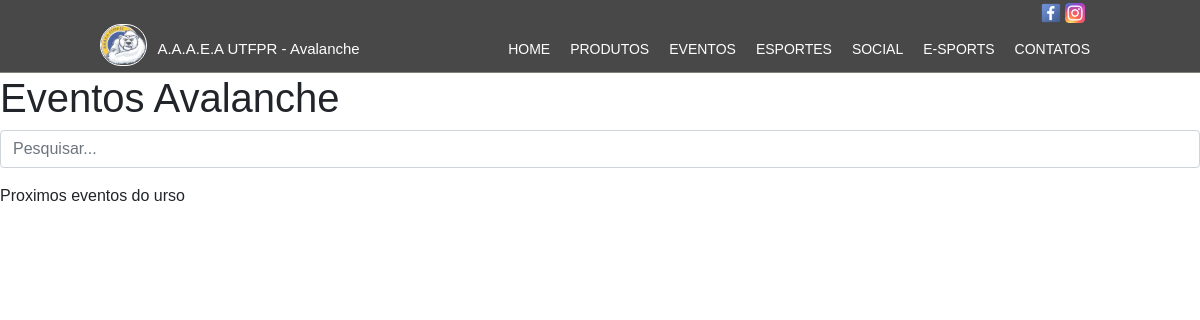
Page /Eventos/ on the earlier database version.
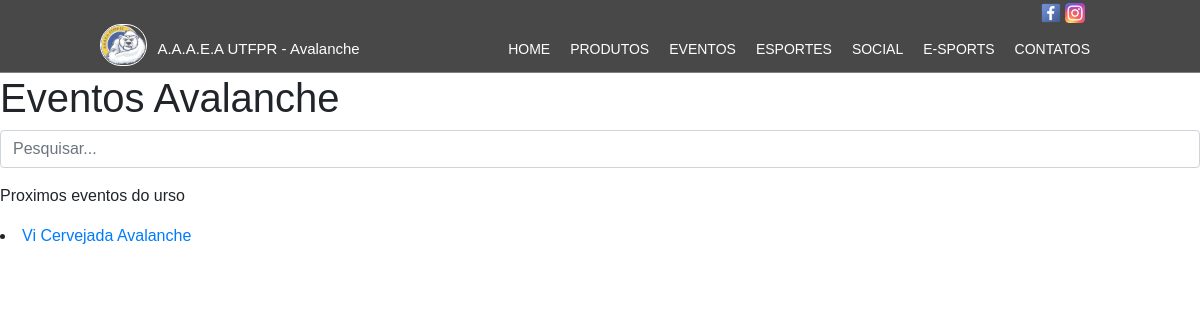
Same page on the later database version.
### Avalancheutfpr/models.py (models this page shows, shortened)
class eventos(models.Model):
    status = (('Ativo', 'Ativo'), ('Encerrado', 'Encerrado'),)
    name = models.CharField(max_length=30,null=False,blank=False,verbose_name='Nome')
    descricao = models.TextField(null=False,blank=False,verbose_name='Descrição')
    image = StdImageField(upload_to=get_file_path, null=True, blank=True)
    QRcode = StdImageField(upload_to=get_file_path,null = True, blank= True)
    slug = AutoSlugField(populate_from = 'name')
    data = models.DateField(auto_now_add=False,blank=True,null=True)
    pub_date = models.DateField(auto_now_add=True,verbose_name='Data de Publicação')
    Status = models.CharField(max_length=30, null=True, blank=True, choices=status, default='Ativo')
    class Meta:
        verbose_name = 'Evento'
        verbose_name_plural = 'Eventos'
        ordering = ['-pub_date']

### Avalancheutfpr/views.py (the view)
# urls.py: path('Eventos/', Eventos.as_view(), name='Eventos'),
class Eventos(ListView):
    template_name = 'Eventos.html'
    context_object_name = 'eventos'
    paginate_by = 5
    ordering = '-pub_date'
    def get_queryset(self):
        queryset = eventos.objects.all()
        q = self.request.GET.get('q', '')
        if q:
            queryset = queryset.filter(
                models.Q(name__icontains=q) | models.Q(descricao__icontains=q)
            )
        return queryset

### Avalancheutfpr/templates/Eventos.html (shortened to what this page needs)
{% extends 'Base.html' %}
{% load static %}
{%load bootstrap4 %}
{%block body%}
      <h1>Eventos Avalanche</h1>
<form class="navbar-form navbar-left" role="search" action="{% url 'Eventos' %}">
	        <div class="form-group">
	          <input name="q" type="text" class="form-control" placeholder="Pesquisar..." />
	        </div>
	      </form>
   <div class = "Eventos-titulo">
      <p>Proximos eventos do urso</p>
   </div>
   <div class="Eventos">
      {% for eventos in page_obj %}
      <li> <a href="{% url 'Eventos_View' eventos.slug %}"> {{eventos.name}} </a> </li>
      {% endfor %}
   </div>
{%endblock%}

Differences in the rows shown:
added eventos: name "Vi Cervejada Avalanche"
